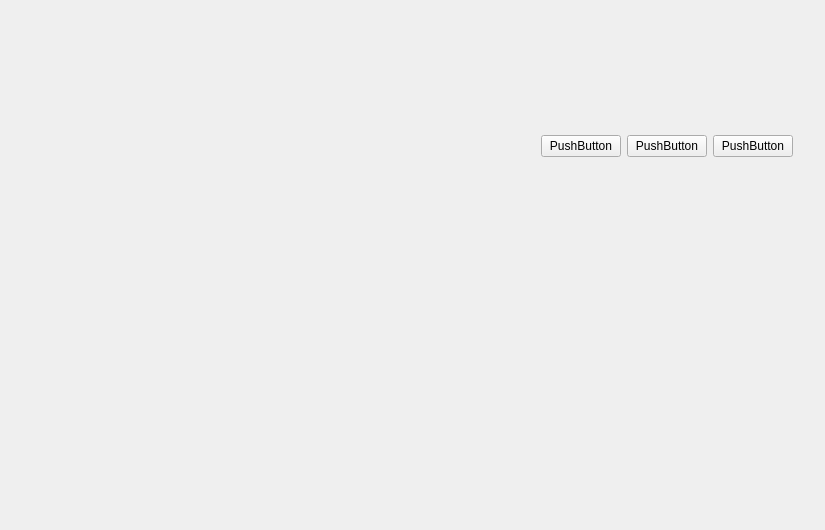
<?xml version="1.0" encoding="UTF-8"?>
<ui version="4.0">
 <class>MainWindow</class>
 <widget class="QMainWindow" name="MainWindow">
  <property name="geometry">
   <rect>
    <x>0</x>
    <y>0</y>
    <width>825</width>
    <height>530</height>
   </rect>
  </property>
  <property name="windowTitle">
   <string>MainWindow</string>
  </property>
  <widget class="QWidget" name="centralwidget">
   <widget class="QWidget" name="verticalLayoutWidget">
    <property name="geometry">
     <rect>
      <x>20</x>
      <y>20</y>
      <width>791</width>
      <height>491</height>
     </rect>
    </property>
    <layout class="QVBoxLayout" name="verticalLayout">
     <item>
      <widget class="QWidget" name="verticalWidget_2" native="true">
       <property name="enabled">
        <bool>true</bool>
       </property>
       <property name="autoFillBackground">
        <bool>false</bool>
       </property>
       <layout class="QVBoxLayout" name="verticalLayout_5">
        <item>
         <layout class="QVBoxLayout" name="verticalLayout_2">
          <item>
           <widget class="QWidget" name="" native="true">
            <layout class="QHBoxLayout" name="horizontalLayout">
             <item>
              <spacer name="horizontalSpacer">
               <property name="orientation">
                <enum>Qt::Horizontal</enum>
               </property>
               <property name="sizeHint" stdset="0">
                <size>
                 <width>40</width>
                 <height>20</height>
                </size>
               </property>
              </spacer>
             </item>
             <item>
              <widget class="QPushButton" name="pushButton_3">
               <property name="text">
                <string>PushButton</string>
               </property>
              </widget>
             </item>
             <item>
              <widget class="QPushButton" name="pushButton_2">
               <property name="text">
                <string>PushButton</string>
               </property>
              </widget>
             </item>
             <item>
              <widget class="QPushButton" name="pushButton">
               <property name="text">
                <string>PushButton</string>
               </property>
              </widget>
             </item>
            </layout>
           </widget>
          </item>
         </layout>
        </item>
        <item>
         <widget class="QWidget" name="widget" native="true">
          <layout class="QVBoxLayout" name="verticalLayout_3">
           <item>
            <layout class="QVBoxLayout" name="verticalLayout_7"/>
           </item>
          </layout>
         </widget>
        </item>
       </layout>
      </widget>
     </item>
    </layout>
   </widget>
  </widget>
 </widget>
 <resources/>
 <connections/>
</ui>
